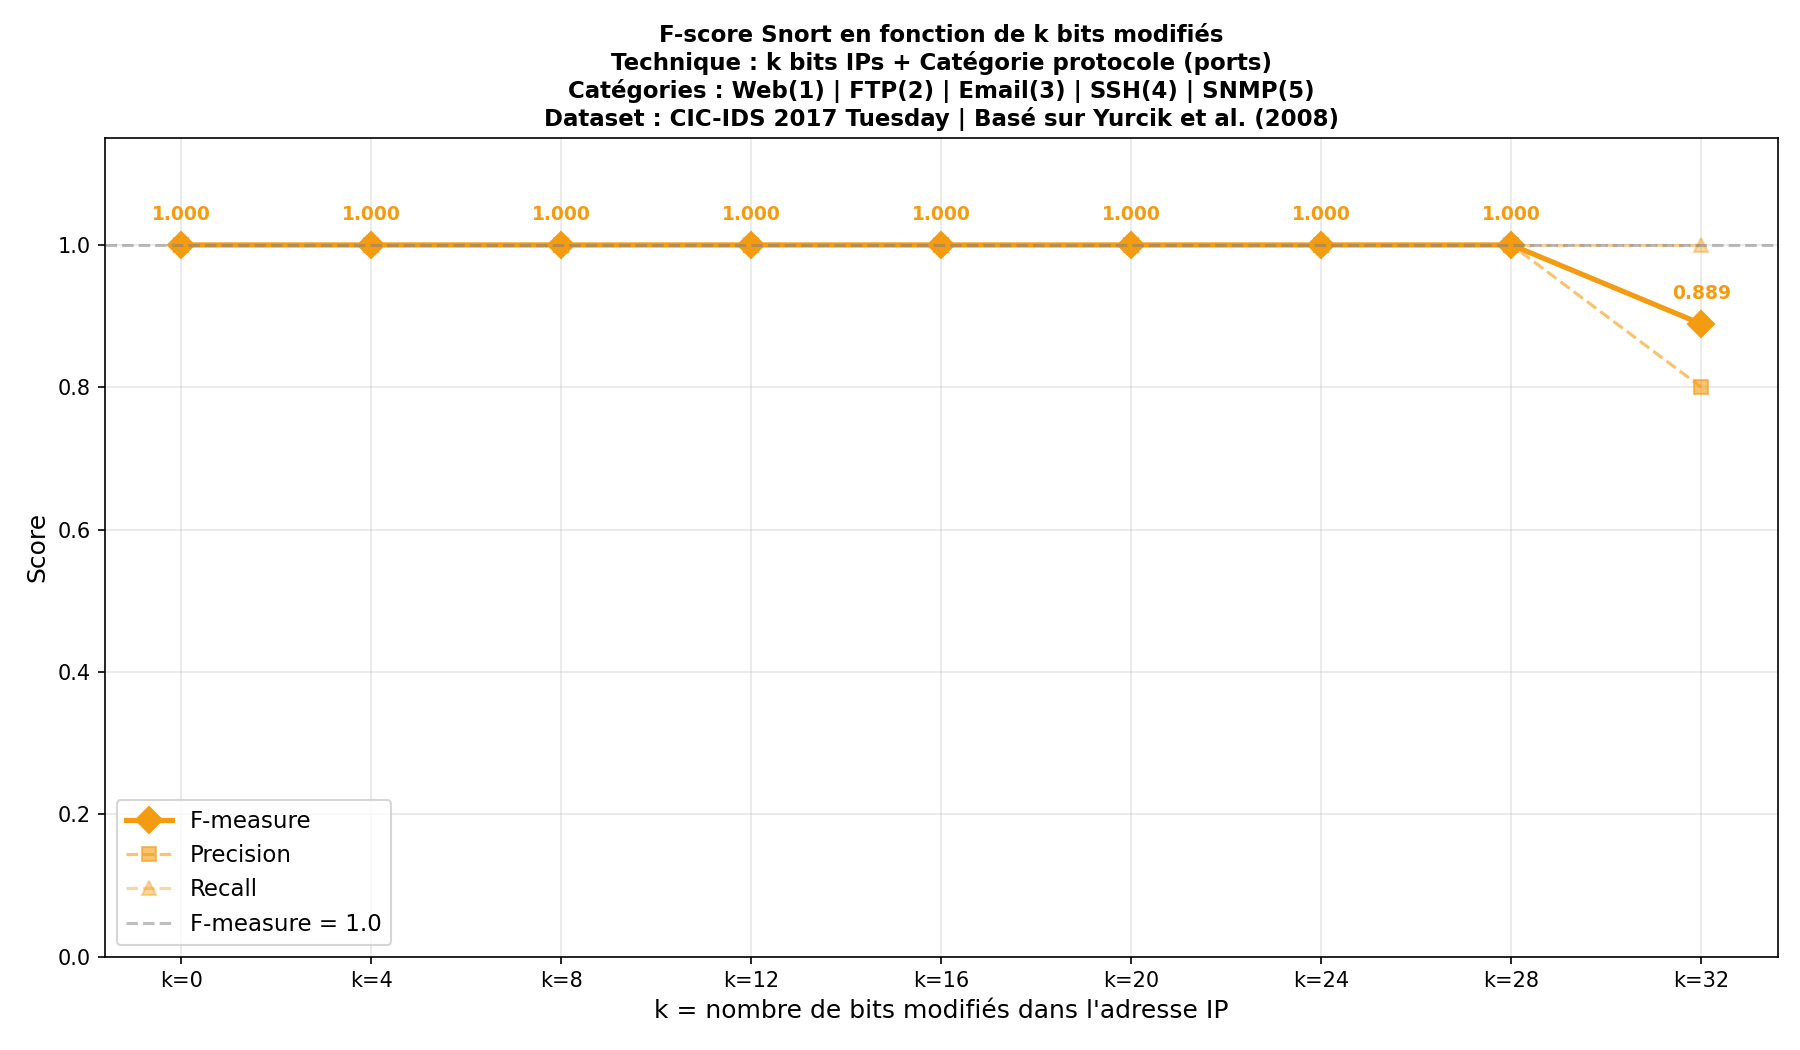

Generate this figure with Python:
#!/usr/bin/env python3
"""
GRAPHIQUE F-SCORE VS K BITS - CATÉGORIE PORTS
===============================================

Baseline : alerts_orig_category (règles catégories ports)
Technique : k bits IPs + ports catégorie protocole

Catégories :
1 = Web (HTTP/HTTPS)
2 = File Transfer (FTP)
3 = Email
4 = Remote Admin (SSH/Telnet)
5 = Network Management (SNMP)
"""

import matplotlib
matplotlib.use('Agg')
import matplotlib.pyplot as plt
from snort_metrics import compute_ids_metrics

K_VALUES     = [0, 4, 8, 12, 16, 20, 24, 28, 32]
BASELINE_DIR = "./alerts_orig_category"

print("="*60)
print("F-SCORE VS K BITS - CATÉGORIE PORTS")
print("="*60 + "\n")

fmeasures  = []
precisions = []
recalls    = []

for k in K_VALUES:
    alert_dir = f"./alerts_category_ports_k{k}"
    metrics   = compute_ids_metrics(BASELINE_DIR, alert_dir)

    fmeasures.append(metrics['F-measure'])
    precisions.append(metrics['Precision'])
    recalls.append(metrics['Recall'])

    print(
        f"k={k:2d} | "
        f"TP={metrics['TP']} FP={metrics['FP']} FN={metrics['FN']} | "
        f"F-measure={metrics['F-measure']:.3f}"
    )

# ============================================
# GRAPHIQUE
# ============================================

fig, ax = plt.subplots(figsize=(12, 7))

color = '#f39c12'

ax.plot(K_VALUES, fmeasures, 'D-',
        color=color, linewidth=2.5, markersize=9,
        label='F-measure')
ax.plot(K_VALUES, precisions, 's--',
        color=color, linewidth=1.5, markersize=7,
        alpha=0.6, label='Precision')
ax.plot(K_VALUES, recalls, '^--',
        color=color, linewidth=1.5, markersize=7,
        alpha=0.4, label='Recall')

for k, f in zip(K_VALUES, fmeasures):
    ax.annotate(f'{f:.3f}', (k, f),
                textcoords="offset points",
                xytext=(0, 12), ha='center',
                fontsize=9, fontweight='bold', color=color)

ax.set_xlabel('k = nombre de bits modifiés dans l\'adresse IP', fontsize=12)
ax.set_ylabel('Score', fontsize=12)
ax.set_title(
    'F-score Snort en fonction de k bits modifiés\n'
    'Technique : k bits IPs + Catégorie protocole (ports)\n'
    'Catégories : Web(1) | FTP(2) | Email(3) | SSH(4) | SNMP(5)\n'
    'Dataset : CIC-IDS 2017 Tuesday | Basé sur Yurcik et al. (2008)',
    fontsize=11, fontweight='bold'
)
ax.set_xticks(K_VALUES)
ax.set_xticklabels([f'k={k}' for k in K_VALUES], fontsize=10)
ax.set_ylim(0, 1.15)
ax.axhline(y=1.0, color='gray', linestyle='--',
           alpha=0.5, label='F-measure = 1.0')
ax.grid(True, alpha=0.3)
ax.legend(fontsize=11)

plt.tight_layout()
plt.savefig('graph_kbits_category.png', dpi=150)
print("\n✓ Graphique sauvegardé : graph_kbits_category.png")
